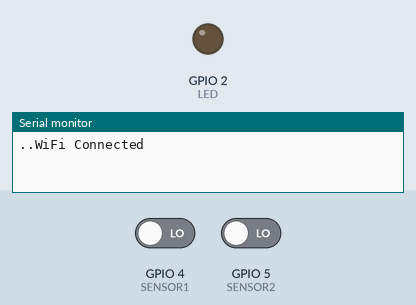
This sketch was run on a simulated ESP32. Parts: output pins drawn as LEDs (lit = HIGH), the last lines printed to the serial monitor. The test bench sets the inputs (shaded band); at power-on: GPIO 4 (SENSOR1) LOW, GPIO 5 (SENSOR2) LOW. WiFi joins after 1.5 s; servers stay silent unless stated; uploads are accepted with an empty reply.

Above: at 3.2 s.
3.3 s: GPIO 4 (SENSOR1) driven HIGH
4.9 s: GPIO 4 (SENSOR1) driven LOW and GPIO 5 (SENSOR2) driven HIGH
At 9.2 s:
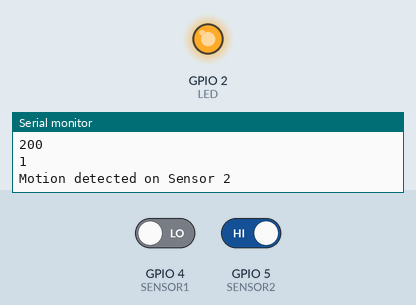
Timing chart, 0 to 10.7 s (numbered marks = the images above; inputs shaded):
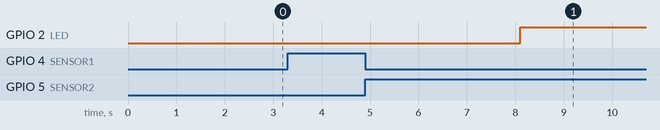

The sketch:

ESP32_dog_park.ino
```cpp
#include <Arduino.h>
#include <WiFi.h>
#include <HTTPClient.h>

/* Connection setup */
const char* ssid = "WIFI NAME";
const char* password = "WIFI PASSWORD";
const char* serverUrl = "http://domain-name:port/endpoint";

/* Sensor setup */
const int SENSOR1 = 4;
const int SENSOR2 = 5;
const int LED = 2;
uint8_t count = 0;
uint8_t prev_sent_count = 0;

void setup() {
  Serial.begin(9600);

  WiFi.begin(ssid, password);

  while (WiFi.status() != WL_CONNECTED) {
    delay(1000);
    Serial.print(".");
  }

  Serial.println("WiFi Connected");

  pinMode(SENSOR1, INPUT);
  pinMode(SENSOR2, INPUT);
  pinMode(LED, OUTPUT);
}

void sendDataToBackend(int count) {
  HTTPClient http;
  http.begin(serverUrl);
  http.addHeader("Content-Type", "application/json");

  String jsonData = "{\"sensorData\":{\"count\": " + String(count) + "}}";

  int httpResponseCode = http.POST(jsonData);

  if (httpResponseCode > 0) {
    String response = http.getString();
    Serial.println(httpResponseCode);
    Serial.println(response);
  } else {
    Serial.println("Error sending data to backend");
  }

  http.end();
}

// Going in
int checkSensor2(uint8_t *s1) {
  while (*s1 == HIGH) {
    *s1 = digitalRead(SENSOR1);
    uint8_t s2 = digitalRead(SENSOR2);
    if(s2 == HIGH) {
      return 1;
    }
  }
  return 0;
}

// Going out
int checkSensor1(uint8_t *s2) {
  while (*s2 == HIGH) {
    uint8_t s1 = digitalRead(SENSOR1);
    *s2 = digitalRead(SENSOR2);
    if(s1 == HIGH) {
      return 1;
    }
  }
  return 0;
}

void resetSensorRead(uint8_t *s1, uint8_t *s2) {
  *s1 = LOW;
  *s2 = LOW;
  delay(3000);
}

void loop() {
  uint8_t s1 = digitalRead(SENSOR1);
  uint8_t s2 = digitalRead(SENSOR2);

  if(count >= 5) { count = 1; }

  if (s1 == HIGH && s2 == LOW) {
    Serial.println("Motion detected on Sensor 1");
    if(checkSensor2(&s1) == 1) {
      count++;
      sendDataToBackend(count);
    }
    resetSensorRead(&s1, &s2);
  }

  if (s2 == HIGH && s1 == LOW) {
    Serial.println("Motion detected on Sensor 2");
    if(checkSensor1(&s2) == 1) {
      count--;
      sendDataToBackend(count);
    }
    resetSensorRead(&s1, &s2);
  }

  if(count > 0) {
    digitalWrite(LED, HIGH);
    Serial.println(count);
  } else {
    digitalWrite(LED, LOW);
  }

  delay(200);
}
```

Measured:
- after the input at 4.9 s, GPIO 2 (LED): LOW → HIGH after 3.2 s
